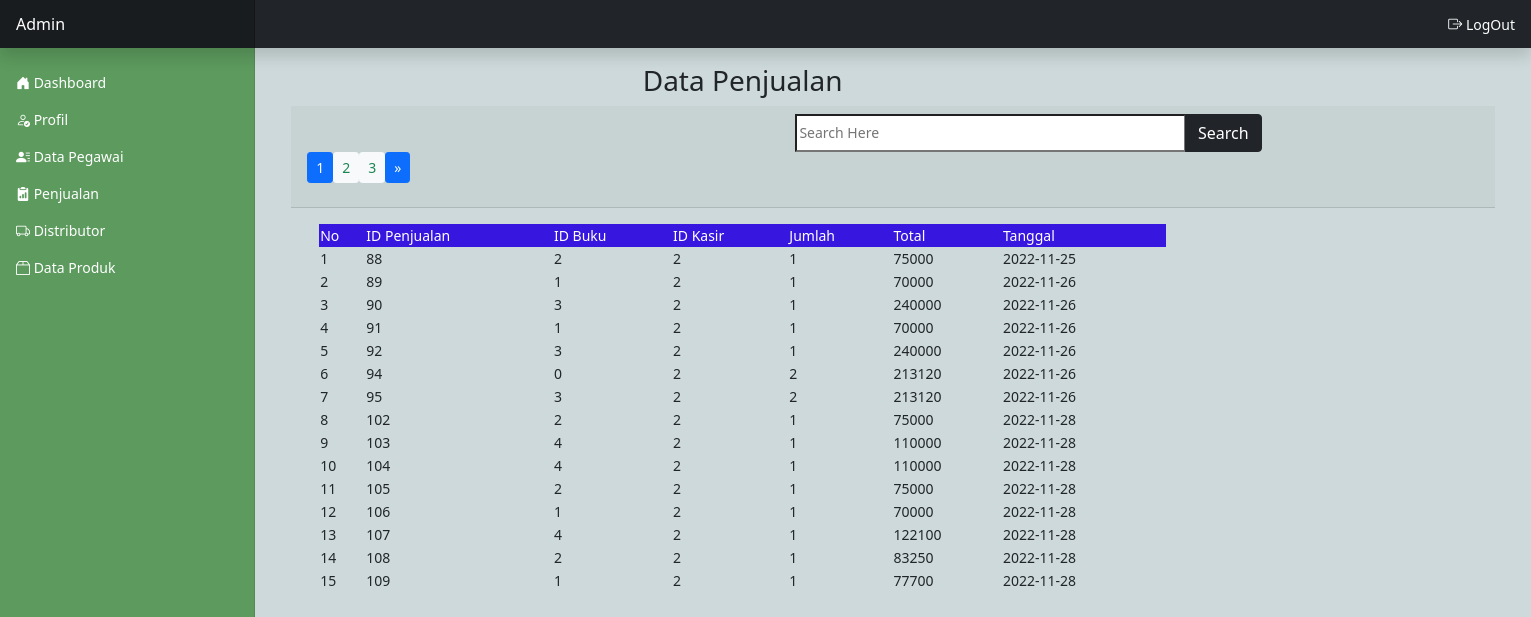
/admin/index.php?page=penjualan (signed in), run on the app's committed database.
### tables this page shows
CREATE TABLE `tb_penjualan` (
  `id_penjualan` int(11) NOT NULL,
  `id_buku` int(11) NOT NULL,
  `id_kasir` int(11) NOT NULL,
  `jumlah` int(11) NOT NULL,
  `total` int(11) NOT NULL,
  `tanggal` date NOT NULL
);

### admin/penjualan.php (the view, shortened to what this page needs)
<?php
$batas = 15;
$result = mysqli_query($koneksi, "SELECT * FROM tb_penjualan");
$jumlahdata = mysqli_num_rows($result);
$halaman = ceil($jumlahdata / $batas);
$page_aktif = (isset($_GET["halaman"])) ? $_GET["halaman"] : 1;
$awaldata = ($batas * $page_aktif) - $batas;
?>
<div class="container">
	<div class="row">
		<div class="col-md-9">
			<h3 class="text-center">Data Penjualan</h3>
		</div>
		<div class="card-header">
			<form method="POST">
				<div class="input-group offset-5">
					<input  name="cari" type="text" class="col-md-4" placeholder="Search Here">
					<button class="btn btn-dark">Search</button>
				</div>
			</form>
			<nav aria-label="Page navigation example ">
			  <ul class="pagination">
			    <?php for($i =1; $i <= $halaman; $i++) : ?>
			        <?php if($i == $page_aktif): ?>
			          <li class="page-item"> <a href="?page=penjualan&halaman=<?php echo $i; ?>"class="btn btn-primary text-white btn-sm"><?php echo $i; ?></a></li>
			        <?php else : ?>
			          <li class="page-item"> <a href="?page=penjualan&halaman=<?php echo $i; ?>"class="btn btn-light text-success btn-sm"><?php echo $i; ?></a></li>
			        <?php endif; ?>
			      <?php endfor; ?>
			    <li class="page-item">
			     <?php if($page_aktif < $halaman ): ?>
			      <li class="page-item">  <a href="?page=penjualan&halaman=<?php echo $page_aktif + 1; ?>"class="btn btn-primary text-white btn-sm">&raquo;</a></li>
			    <?php endif;  ?>
			  </ul>
			</nav>
		</div>
		<div class="col-md-9">
			<div class="card-body ">
				<table class="col-md-12">
					<thead class="text-white" style="background-color: #3717E0;">
						<tr>
							<td>No</td>
							<td>ID Penjualan</td>
							<td>ID Buku</td>
							<td>ID Kasir</td>
							<td>Jumlah</td>
							<td>Total</td>
							<td>Tanggal</td>
						</tr>
					</thead>
					<tbody>
					<?php
						if (isset($_POST['cari'])) {
							$cari = $_POST['cari'];
							$select = mysqli_query($koneksi, "SELECT * FROM tb_penjualan WHERE id_penjualan LIKE '%".$cari."%' OR id_buku LIKE '%".$cari."%' OR id_kasir LIKE '%".$cari."%' OR total LIKE '%".$cari."%' OR tanggal LIKE '%".$cari."%' ORDER BY tanggal DESC");
						}else{
								$select = mysqli_query($koneksi, "SELECT * FROM tb_penjualan LIMIT $awaldata, $batas");
						}
						$no = 1+$awaldata;
						while($data = mysqli_fetch_assoc($select)){
					?>
							<tr>
								<td><?php echo $no++ ?></td>
								<td><?php echo $data['id_penjualan'] ?></td>
								<td><?php echo $data['id_buku'] ?></td>
								<td><?php echo $data['id_kasir'] ?></td>
								<td><?php echo $data['jumlah'] ?></td>
								<td><?php echo $data['total'] ?></td>
								<td><?php echo $data['tanggal'] ?></td>
							</tr>
				<?php } ?>
					</tbody>
				</table>
			</div>
		</div>
	</div>
</div>

### assets/admin.css (style rules this page uses)
body { font-size: .875rem; }

### data on the page
tb_penjualan: id_penjualan "88", id_buku "2", id_kasir "2", jumlah "1", total "75000", tanggal "2022-11-25"
tb_penjualan: id_penjualan "89", id_buku "1", id_kasir "2", jumlah "1", total "70000", tanggal "2022-11-26"
tb_penjualan: id_penjualan "90", id_buku "3", id_kasir "2", jumlah "1", total "240000", tanggal "2022-11-26"
tb_penjualan: id_penjualan "91", id_buku "1", id_kasir "2", jumlah "1", total "70000", tanggal "2022-11-26"
tb_penjualan: id_penjualan "92", id_buku "3", id_kasir "2", jumlah "1", total "240000", tanggal "2022-11-26"
tb_penjualan: id_penjualan "94", id_buku "0", id_kasir "2", jumlah "2", total "213120", tanggal "2022-11-26"
tb_penjualan: id_penjualan "95", id_buku "3", id_kasir "2", jumlah "2", total "213120", tanggal "2022-11-26"
tb_penjualan: id_penjualan "102", id_buku "2", id_kasir "2", jumlah "1", total "75000", tanggal "2022-11-28"
tb_penjualan: id_penjualan "103", id_buku "4", id_kasir "2", jumlah "1", total "110000", tanggal "2022-11-28"
tb_penjualan: id_penjualan "104", id_buku "4", id_kasir "2", jumlah "1", total "110000", tanggal "2022-11-28"
tb_penjualan: id_penjualan "105", id_buku "2", id_kasir "2", jumlah "1", total "75000", tanggal "2022-11-28"
tb_penjualan: id_penjualan "106", id_buku "1", id_kasir "2", jumlah "1", total "70000", tanggal "2022-11-28"
tb_penjualan: id_penjualan "107", id_buku "4", id_kasir "2", jumlah "1", total "122100", tanggal "2022-11-28"
tb_penjualan: id_penjualan "108", id_buku "2", id_kasir "2", jumlah "1", total "83250", tanggal "2022-11-28"
tb_penjualan: id_penjualan "109", id_buku "1", id_kasir "2", jumlah "1", total "77700", tanggal "2022-11-28"
